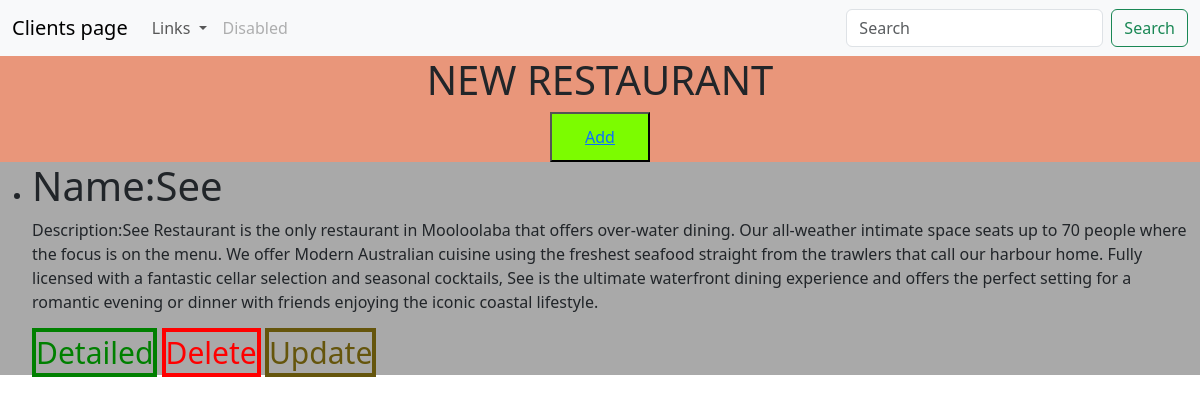
/person_list/, run on the app's committed database.
### persons/models.py (models this page shows, shortened)
class Person(models.Model):
    GENRE = (
        ('Russian', 'Russian'),
        ('Italian', 'Italian'),
        ('American', 'American'),
        ('Japanese', 'Japanese'),
        ('Chinese', 'Chinese'),
    )
    name = models.CharField(max_length=100, verbose_name="Enter your restaurant name", null=True)
    description = models.TextField(null=True)
    average_cost = models.PositiveIntegerField(null=True)
    genre = models.CharField(max_length=100, choices=GENRE, null=True)
    created_at = models.DateTimeField(auto_now_add=True, null=True)
    address = models.TextField(null=True)
    contact_number = models.CharField(max_length=15,null=True)
    phone_number = models.CharField(max_length=14, default='+996', verbose_name='Your Number')

### persons/views.py (the view)
# urls.py: path('person_list/', views.PersonListView.as_view(), name='person_list'),
class PersonListView(generic.ListView):
    template_name = 'person_list.html'
    model = models.Person
    def get_queryset(self):
        return self.model.objects.all()

### templates/person_list.html (shortened to what this page needs)
<!DOCTYPE html>
<html lang="en">
<head>
    <link href="https://cdn.jsdelivr.net/npm/bootstrap@5.3.1/dist/css/bootstrap.min.css" rel="stylesheet"
>
</head>
<body>
<nav class="navbar navbar-expand-lg bg-body-tertiary">
    <div class="container-fluid">
        <a class="navbar-brand" href="#">Clients page</a>
        <div class="collapse navbar-collapse" id="navbarSupportedContent">
            <ul class="navbar-nav me-auto mb-2 mb-lg-0">
                    <a class="nav-link dropdown-toggle" href="#" role="button" data-bs-toggle="dropdown"
                       aria-expanded="false">
                        Links
                    </a>
                <li class="nav-item">
                    <a class="nav-link disabled">Disabled</a>
                </li>
            </ul>
            <form action="{% url 'persons:searching' %}" method="GET" class="d-flex" role="search">
                <input class="form-control me-2" name="q" type="search" type="text" placeholder="Search"
                       aria-label="Search">
                <button class="btn btn-outline-success" type="submit">Search</button>
            </form>
        </div>
    </div>
</nav>
<div style="background-color: darksalmon">
    <center>
        <h1>NEW RESTAURANT</h1>
        <button style="width: 100px; height: 50px; background-color: lawngreen">
            <a href="/create_person/">Add</a>
        </button>
    </center>
</div>
<div class="block1" style="background-color: darkgray;">
    <ul>
        {% for i in object_list %}
        <li>
            <h1>Name:{{i.name}}</h1>
            <p>Description:{{i.description}}</p>
            <a href="/person_list/{{i.id}}/" class="a1">Detailed</a>
            <a href="/person_list/{{i.id}}/delete/" class="a2">Delete</a>
            <a href="/person_list/{{i.id}}/update/" class="a3">Update</a>
        </li>
        {% endfor %}
    </ul>
</div>
</body>
</html>

### templates/person_list.html (style rules this page uses)
.block1 a { text-decoration: none; font-size: 30px; }
.a1 { color: green; border: 4px solid green; }
.a2 { color: red; border: 4px solid red; }
.a3 { color: #65550c; border: 4px solid #65550c; }

### data on the page
Person: name "See", description "See Restaurant is the only restaurant in Mooloolaba that offers over-water dining. Our all-weather intimate space seats up to 70 people where the focus is on the menu. We offer Modern Australian cuisine using the freshest seafood straight from the trawlers that call our harbour home. Fully licensed with a fantastic cellar selection and seasonal cocktails, See is the ultimate waterfront dining experience and offers the perfect setting for a romantic evening or dinner with friends enjoying the iconic coastal lifestyle."
